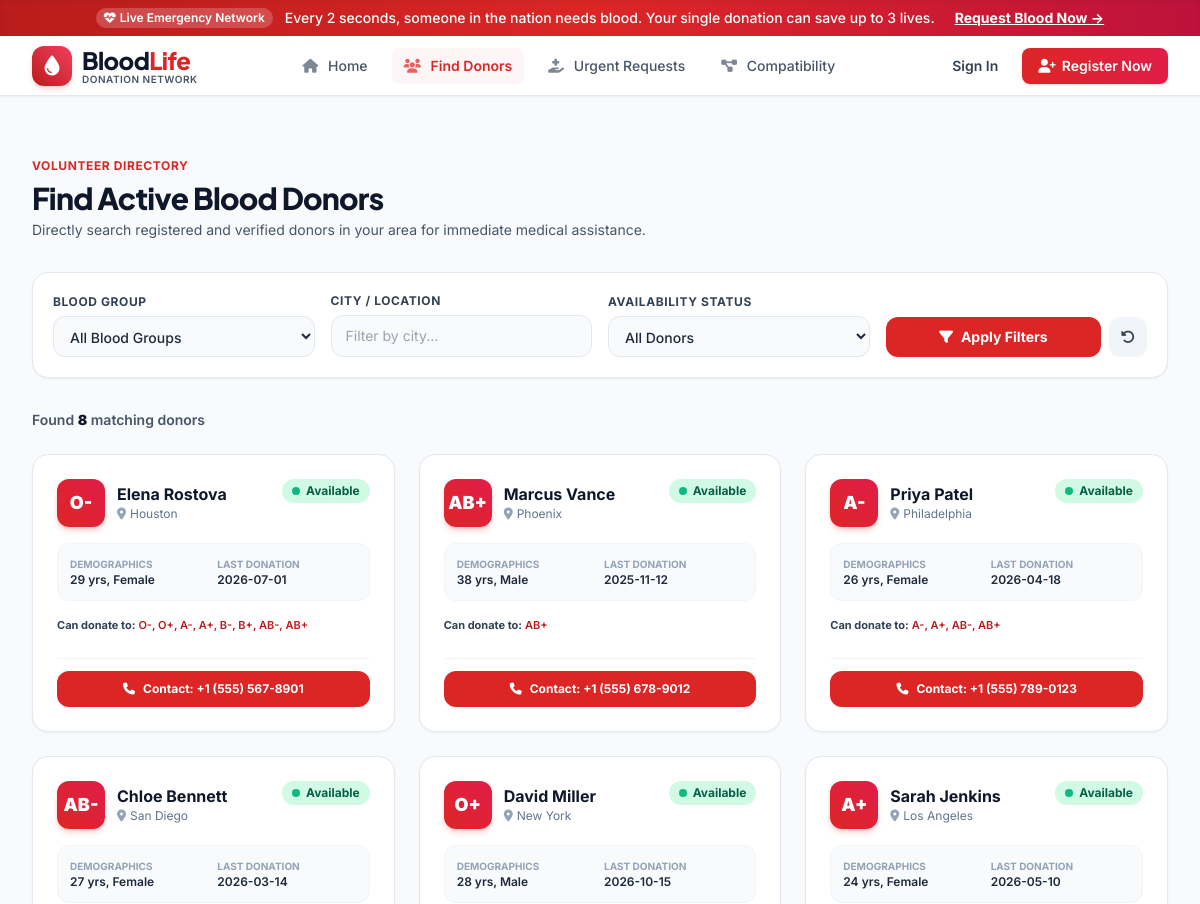
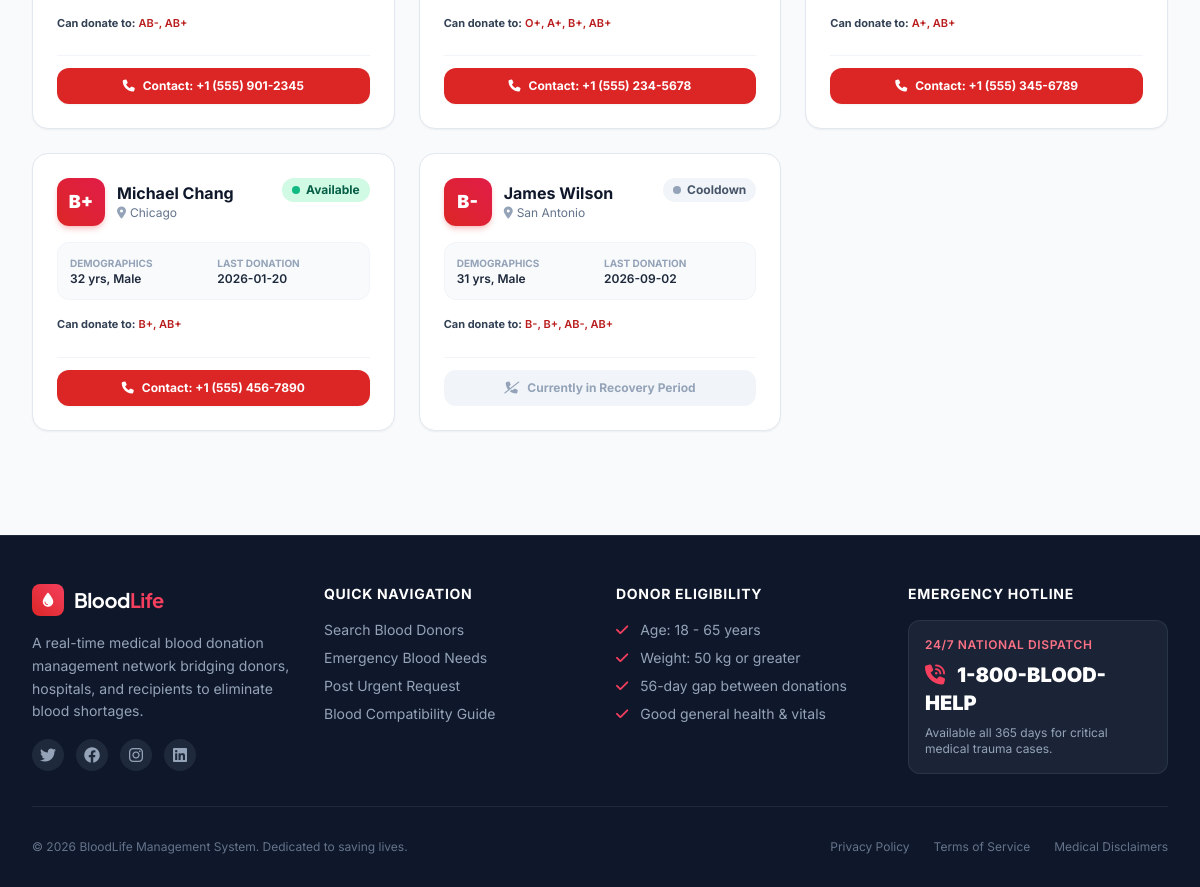
The page /donors on the database its author committed (2 pictures, top to bottom).
### tables this page shows
CREATE TABLE users (
            id INTEGER PRIMARY KEY AUTOINCREMENT,
            full_name TEXT NOT NULL,
            email TEXT UNIQUE NOT NULL,
            password_hash TEXT NOT NULL,
            role TEXT NOT NULL DEFAULT 'donor', -- 'donor', 'recipient', 'admin'
            blood_group TEXT,
            phone TEXT NOT NULL,
            city TEXT NOT NULL,
            age INTEGER,
            gender TEXT,
            weight REAL,
            is_available INTEGER DEFAULT 1,
            last_donation_date TEXT,
            created_at TIMESTAMP DEFAULT CURRENT_TIMESTAMP
        );

### app.py (the view)
@app.route('/donors')
def list_donors():
    bg_filter = request.args.get('blood_group', '').strip()
    city_filter = request.args.get('city', '').strip()
    avail_filter = request.args.get('availability', '').strip()
    conn = get_db_connection()
    query = "SELECT id, full_name, blood_group, city, phone, is_available, age, gender, last_donation_date FROM users WHERE role = 'donor'"
    params = []
    if bg_filter:
        query += " AND blood_group = ?"
        params.append(bg_filter)
    if city_filter:
        query += " AND city LIKE ?"
        params.append(f"%{city_filter}%")
    if avail_filter == 'available':
        query += " AND is_available = 1"
    elif avail_filter == 'unavailable':
        query += " AND is_available = 0"
    query += " ORDER BY is_available DESC, created_at DESC"
    donors_list = conn.execute(query, params).fetchall()
    cities = [row[0] for row in conn.execute("SELECT DISTINCT city FROM users WHERE role = 'donor' AND city IS NOT NULL").fetchall()]
    conn.close()
    return render_template(
        'donors.html',
        donors_list=donors_list,
        selected_bg=bg_filter,
        selected_city=city_filter,
        selected_avail=avail_filter,
        cities=cities
    )

### templates/donors.html (shortened to what this page needs)
{% extends "base.html" %}
{% block content %}
<div class="max-w-7xl mx-auto px-4 sm:px-6 lg:px-8 py-10">
    <div class="mb-8">
        <span class="text-xs font-bold uppercase tracking-wider text-blood-600">Volunteer Directory</span>
        <h1 class="text-3xl font-extrabold text-slate-900 tracking-tight mt-1" style="font-family: 'Plus Jakarta Sans', sans-serif;">
            Find Active Blood Donors
        </h1>
        <p class="text-sm text-slate-600 mt-1">Directly search registered and verified donors in your area for immediate medical assistance.</p>
    </div>
    <div class="bg-white p-5 rounded-2xl border border-slate-200 shadow-sm mb-8">
        <form action="{{ url_for('list_donors') }}" method="GET" class="grid grid-cols-1 sm:grid-cols-2 lg:grid-cols-4 gap-4 items-end">
            <div>
                <label class="block text-xs font-bold text-slate-700 uppercase tracking-wider mb-1.5">Blood Group</label>
                <select name="blood_group" class="w-full px-3 py-2.5 bg-slate-50 border border-slate-200 rounded-xl text-sm font-medium focus:ring-2 focus:ring-blood-500 focus:bg-white transition">
                    <option value="">All Blood Groups</option>
                </select>
            </div>
            <div>
                <label class="block text-xs font-bold text-slate-700 uppercase tracking-wider mb-1.5">City / Location</label>
                <input type="text" name="city" value="{{ selected_city }}" placeholder="Filter by city..." class="w-full px-3.5 py-2.5 bg-slate-50 border border-slate-200 rounded-xl text-sm focus:ring-2 focus:ring-blood-500 focus:bg-white transition">
            </div>
            <div>
                <label class="block text-xs font-bold text-slate-700 uppercase tracking-wider mb-1.5">Availability Status</label>
                <select name="availability" class="w-full px-3 py-2.5 bg-slate-50 border border-slate-200 rounded-xl text-sm font-medium focus:ring-2 focus:ring-blood-500 focus:bg-white transition">
                    <option value="">All Donors</option>
                </select>
            </div>
            <div class="flex space-x-2">
                <button type="submit" class="flex-1 py-2.5 px-4 bg-blood-600 hover:bg-blood-700 text-white rounded-xl font-bold text-sm transition shadow-sm flex items-center justify-center space-x-2">
                    <i class="fa-solid fa-filter"></i>
                    <span>Apply Filters</span>
                </button>
                <a href="{{ url_for('list_donors') }}" class="py-2.5 px-3 bg-slate-100 hover:bg-slate-200 text-slate-700 rounded-xl font-bold text-sm transition flex items-center justify-center" title="Reset Filters">
                    <i class="fa-solid fa-rotate-left"></i>
                </a>
            </div>
        </form>
    </div>
    <div class="flex items-center justify-between mb-6">
        <p class="text-sm font-semibold text-slate-600">
            Found <span class="text-slate-900 font-black">{{ donors_list|length }}</span> matching donors
        </p>
    </div>
    {% if donors_list %}
    <div class="grid grid-cols-1 md:grid-cols-2 lg:grid-cols-3 gap-6">
        {% for donor in donors_list %}
        <div class="bg-white rounded-2xl border border-slate-200 p-6 shadow-sm hover:shadow-md transition-all flex flex-col justify-between">
            <div>
                <div class="flex items-start justify-between mb-4">
                    <div class="flex items-center space-x-3">
                        <div class="w-12 h-12 rounded-xl bg-gradient-to-tr from-blood-600 to-rose-600 text-white font-black text-lg flex items-center justify-center shadow-md shadow-blood-500/25">
                            {{ donor['blood_group'] }}
                        </div>
                        <div>
                            <h3 class="text-base font-bold text-slate-900 leading-tight">{{ donor['full_name'] }}</h3>
                            <p class="text-xs text-slate-500 flex items-center mt-0.5">
                                <i class="fa-solid fa-location-dot mr-1 text-slate-400"></i> {{ donor['city'] }}
                            </p>
                        </div>
                    </div>
                    {% if donor['is_available'] == 1 %}
                    <span class="inline-flex items-center px-2.5 py-1 rounded-full text-xs font-bold bg-emerald-100 text-emerald-800">
                        <span class="w-2 h-2 rounded-full bg-emerald-500 mr-1.5 animate-pulse"></span> Available
                    </span>
                    {% else %}
                    <span class="inline-flex items-center px-2.5 py-1 rounded-full text-xs font-bold bg-slate-100 text-slate-600">
                        <span class="w-2 h-2 rounded-full bg-slate-400 mr-1.5"></span> Cooldown
                    </span>
                    {% endif %}
                </div>
                <div class="grid grid-cols-2 gap-2 text-xs text-slate-600 my-4 bg-slate-50 p-3 rounded-xl border border-slate-100">
                    <div>
                        <span class="text-slate-400 text-[10px] block uppercase font-bold">Demographics</span>
                        <span class="font-semibold text-slate-800">{{ donor['age'] or 'N/A' }} yrs, {{ donor['gender'] or 'N/A' }}</span>
                    </div>
                    <div>
                        <span class="text-slate-400 text-[10px] block uppercase font-bold">Last Donation</span>
                        <span class="font-semibold text-slate-800">{{ donor['last_donation_date'] or 'First Time' }}</span>
                    </div>
                </div>
                {% set compat = COMPATIBILITY_MATRIX.get(donor['blood_group'], {}) %}
                {% if compat.can_donate_to %}
                <div class="text-[11px] text-slate-500 mb-2">
                    <span class="font-bold text-slate-700">Can donate to:</span>
                    <span class="text-blood-700 font-semibold">{{ compat.can_donate_to|join(', ') }}</span>
                </div>
                {% endif %}
            </div>
            <div class="mt-4 pt-3 border-t border-slate-100">
                {% if donor['is_available'] == 1 %}
                <a href="tel:{{ donor['phone'] }}" class="w-full py-2.5 px-3 rounded-xl bg-blood-600 hover:bg-blood-700 text-white font-bold text-xs flex items-center justify-center transition shadow-sm space-x-2">
                    <i class="fa-solid fa-phone"></i>
                    <span>Contact: {{ donor['phone'] }}</span>
                </a>
                {% else %}
                <button disabled class="w-full py-2.5 px-3 rounded-xl bg-slate-100 text-slate-400 font-bold text-xs flex items-center justify-center cursor-not-allowed space-x-2">
                    <i class="fa-solid fa-phone-slash"></i>
                    <span>Currently in Recovery Period</span>
                </button>
                {% endif %}
            </div>
        </div>
        {% endfor %}
    </div>
    {% endif %}
</div>
{% endblock %}

### rows shown on the page
users: blood_group "O-", full_name "Elena Rostova", city "Houston", is_available 1 (drawn), age "29", gender "Female", last_donation_date "2026-07-01", can_donate_to "O-, O+, A-, A+, B-, B+, AB-, AB+", phone "+1 (555) 567-8901"
users: blood_group "AB+", full_name "Marcus Vance", city "Phoenix", is_available 1 (drawn), age "38", gender "Male", last_donation_date "2025-11-12", can_donate_to "AB+", phone "+1 (555) 678-9012"
users: blood_group "A-", full_name "Priya Patel", city "Philadelphia", is_available 1 (drawn), age "26", gender "Female", last_donation_date "2026-04-18", can_donate_to "A-, A+, AB-, AB+", phone "+1 (555) 789-0123"
users: blood_group "AB-", full_name "Chloe Bennett", city "San Diego", is_available 1 (drawn), age "27", gender "Female", last_donation_date "2026-03-14", can_donate_to "AB-, AB+", phone "+1 (555) 901-2345"
users: blood_group "O+", full_name "David Miller", city "New York", is_available 1 (drawn), age "28", gender "Male", last_donation_date "2026-10-15", can_donate_to "O+, A+, B+, AB+", phone "+1 (555) 234-5678"
users: blood_group "A+", full_name "Sarah Jenkins", city "Los Angeles", is_available 1 (drawn), age "24", gender "Female", last_donation_date "2026-05-10", can_donate_to "A+, AB+", phone "+1 (555) 345-6789"
users: blood_group "B+", full_name "Michael Chang", city "Chicago", is_available 1 (drawn), age "32", gender "Male", last_donation_date "2026-01-20", can_donate_to "B+, AB+", phone "+1 (555) 456-7890"
users: blood_group "B-", full_name "James Wilson", city "San Antonio", is_available 0 (drawn), age "31", gender "Male", last_donation_date "2026-09-02", can_donate_to "B-, B+, AB-, AB+"

### other values the page prints
{{ donors_list|length }} "8"
